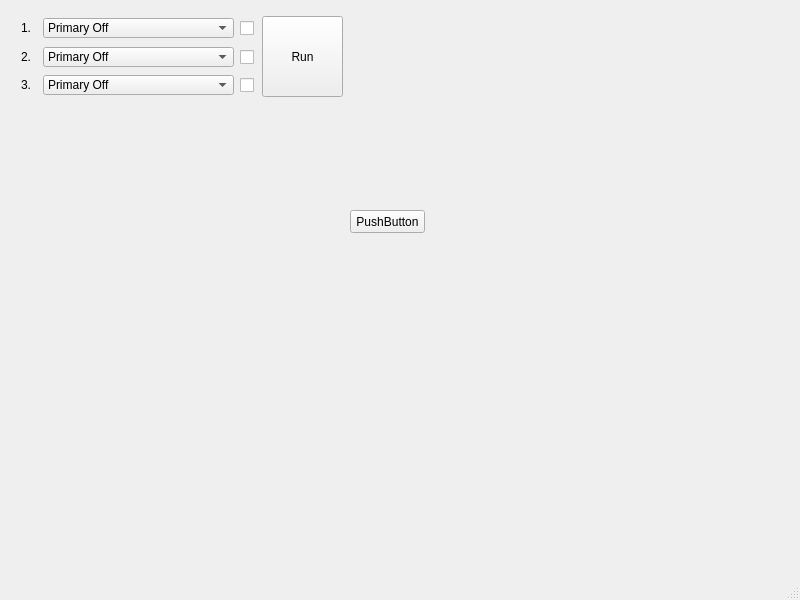
<?xml version="1.0" encoding="UTF-8"?>
<ui version="4.0">
 <class>MainWindow</class>
 <widget class="QMainWindow" name="MainWindow">
  <property name="geometry">
   <rect>
    <x>0</x>
    <y>0</y>
    <width>800</width>
    <height>600</height>
   </rect>
  </property>
  <property name="windowTitle">
   <string>MainWindow</string>
  </property>
  <widget class="QWidget" name="centralwidget">
   <widget class="QPushButton" name="pushButton">
    <property name="geometry">
     <rect>
      <x>350</x>
      <y>210</y>
      <width>75</width>
      <height>23</height>
     </rect>
    </property>
    <property name="styleSheet">
     <string notr="true">selection-color: rgb(170, 170, 255);</string>
    </property>
    <property name="text">
     <string>PushButton</string>
    </property>
   </widget>
   <widget class="QWidget" name="">
    <property name="geometry">
     <rect>
      <x>21</x>
      <y>16</y>
      <width>324</width>
      <height>83</height>
     </rect>
    </property>
    <layout class="QGridLayout" name="gridLayout">
     <item row="0" column="0">
      <widget class="QLabel" name="label">
       <property name="minimumSize">
        <size>
         <width>16</width>
         <height>16</height>
        </size>
       </property>
       <property name="maximumSize">
        <size>
         <width>16</width>
         <height>16</height>
        </size>
       </property>
       <property name="text">
        <string>1.</string>
       </property>
      </widget>
     </item>
     <item row="0" column="1">
      <widget class="QComboBox" name="cus_action_1_cb">
       <property name="minimumSize">
        <size>
         <width>191</width>
         <height>20</height>
        </size>
       </property>
       <property name="maximumSize">
        <size>
         <width>191</width>
         <height>20</height>
        </size>
       </property>
       <item>
        <property name="text">
         <string>Primary Off</string>
        </property>
       </item>
       <item>
        <property name="text">
         <string>Matte</string>
        </property>
       </item>
       <item>
        <property name="text">
         <string>Shadow Receiver</string>
        </property>
       </item>
      </widget>
     </item>
     <item row="0" column="2">
      <widget class="QCheckBox" name="checkBox">
       <property name="minimumSize">
        <size>
         <width>16</width>
         <height>16</height>
        </size>
       </property>
       <property name="maximumSize">
        <size>
         <width>16</width>
         <height>16</height>
        </size>
       </property>
       <property name="text">
        <string/>
       </property>
      </widget>
     </item>
     <item row="0" column="3" rowspan="3">
      <widget class="QPushButton" name="cus_run_pb">
       <property name="minimumSize">
        <size>
         <width>81</width>
         <height>81</height>
        </size>
       </property>
       <property name="maximumSize">
        <size>
         <width>81</width>
         <height>81</height>
        </size>
       </property>
       <property name="text">
        <string>Run</string>
       </property>
      </widget>
     </item>
     <item row="1" column="0">
      <widget class="QLabel" name="label_2">
       <property name="minimumSize">
        <size>
         <width>16</width>
         <height>16</height>
        </size>
       </property>
       <property name="maximumSize">
        <size>
         <width>16</width>
         <height>16</height>
        </size>
       </property>
       <property name="text">
        <string>2.</string>
       </property>
      </widget>
     </item>
     <item row="1" column="1">
      <widget class="QComboBox" name="cus_action_2_cb">
       <property name="minimumSize">
        <size>
         <width>191</width>
         <height>20</height>
        </size>
       </property>
       <property name="maximumSize">
        <size>
         <width>191</width>
         <height>20</height>
        </size>
       </property>
       <item>
        <property name="text">
         <string>Primary Off</string>
        </property>
       </item>
       <item>
        <property name="text">
         <string>Matte</string>
        </property>
       </item>
       <item>
        <property name="text">
         <string>Shadow Receiver</string>
        </property>
       </item>
      </widget>
     </item>
     <item row="1" column="2">
      <widget class="QCheckBox" name="checkBox_2">
       <property name="minimumSize">
        <size>
         <width>16</width>
         <height>16</height>
        </size>
       </property>
       <property name="maximumSize">
        <size>
         <width>16</width>
         <height>16</height>
        </size>
       </property>
       <property name="text">
        <string/>
       </property>
      </widget>
     </item>
     <item row="2" column="0">
      <widget class="QLabel" name="label_3">
       <property name="minimumSize">
        <size>
         <width>16</width>
         <height>16</height>
        </size>
       </property>
       <property name="maximumSize">
        <size>
         <width>16</width>
         <height>16</height>
        </size>
       </property>
       <property name="text">
        <string>3.</string>
       </property>
      </widget>
     </item>
     <item row="2" column="1">
      <widget class="QComboBox" name="cus_action_3_cb">
       <property name="minimumSize">
        <size>
         <width>191</width>
         <height>20</height>
        </size>
       </property>
       <property name="maximumSize">
        <size>
         <width>191</width>
         <height>20</height>
        </size>
       </property>
       <item>
        <property name="text">
         <string>Primary Off</string>
        </property>
       </item>
       <item>
        <property name="text">
         <string>Matte</string>
        </property>
       </item>
       <item>
        <property name="text">
         <string>Shadow Receiver</string>
        </property>
       </item>
      </widget>
     </item>
     <item row="2" column="2">
      <widget class="QCheckBox" name="checkBox_3">
       <property name="minimumSize">
        <size>
         <width>16</width>
         <height>16</height>
        </size>
       </property>
       <property name="maximumSize">
        <size>
         <width>16</width>
         <height>16</height>
        </size>
       </property>
       <property name="text">
        <string/>
       </property>
      </widget>
     </item>
    </layout>
   </widget>
   <zorder>layoutWidget</zorder>
   <zorder>cus_run_pb</zorder>
   <zorder>pushButton</zorder>
  </widget>
  <widget class="QMenuBar" name="menubar">
   <property name="geometry">
    <rect>
     <x>0</x>
     <y>0</y>
     <width>800</width>
     <height>21</height>
    </rect>
   </property>
  </widget>
  <widget class="QStatusBar" name="statusbar"/>
 </widget>
 <resources/>
 <connections/>
</ui>
